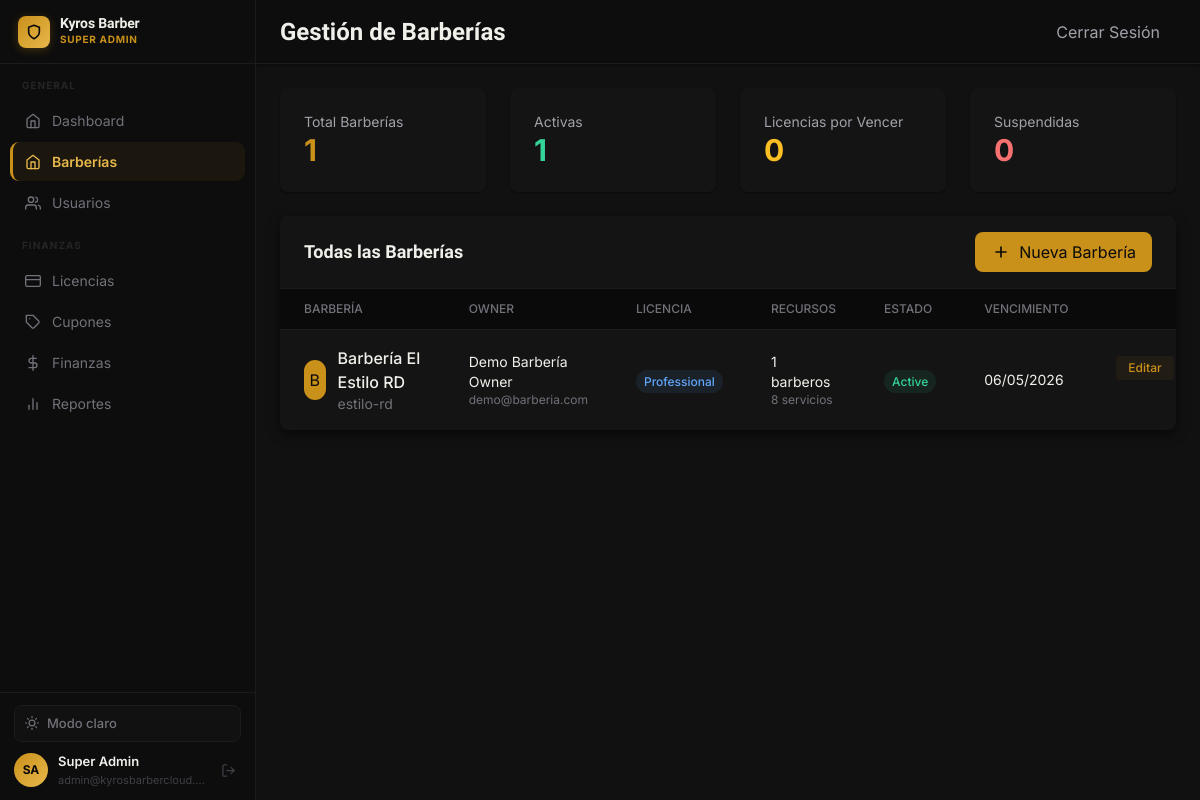
Before: /admin/barbershops.php (signed in) with the older database file.
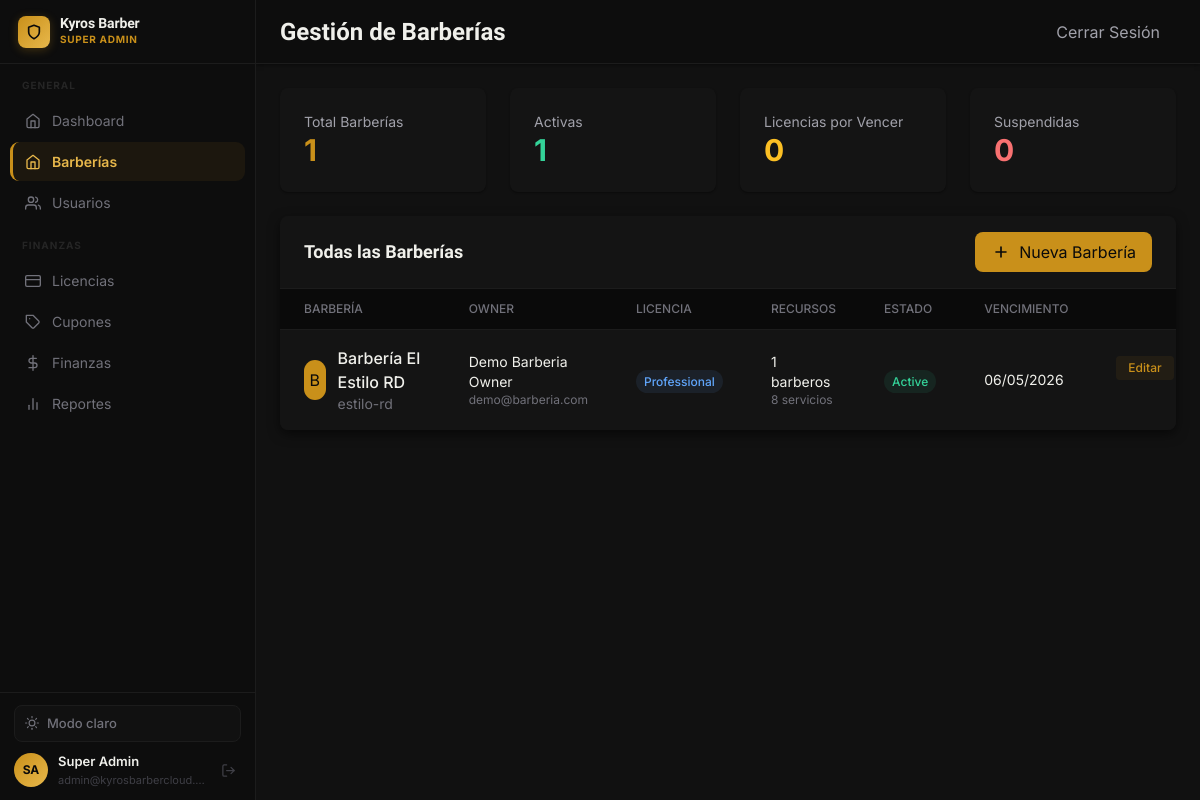
After: the same page with the newer database file.
### tables this page shows
CREATE TABLE barbershops (
    id INT AUTO_INCREMENT PRIMARY KEY,
    license_id INT NOT NULL,
    owner_id INT NOT NULL,
    business_name VARCHAR(255) NOT NULL,
    slug VARCHAR(255) UNIQUE NOT NULL,
    description TEXT,
    logo VARCHAR(255),
    cover_image VARCHAR(255),
    phone VARCHAR(20),
    email VARCHAR(255),
    address TEXT,
    city VARCHAR(100),
    province VARCHAR(100),
    country VARCHAR(100) DEFAULT 'República Dominicana',
    latitude DECIMAL(10, 8),
    longitude DECIMAL(11, 8),
    rnc VARCHAR(20),
    website VARCHAR(255),
    facebook VARCHAR(255),
    instagram VARCHAR(255),
    tiktok VARCHAR(255),
    whatsapp VARCHAR(20),
    theme_color VARCHAR(7) DEFAULT '#1e40af',
    allow_online_booking BOOLEAN DEFAULT TRUE,
    advance_booking_days INT DEFAULT 30,
    cancellation_hours INT DEFAULT 24,
    status ENUM('active', 'inactive', 'suspended') DEFAULT 'active',
    created_at TIMESTAMP DEFAULT CURRENT_TIMESTAMP,
    updated_at TIMESTAMP DEFAULT CURRENT_TIMESTAMP ON UPDATE CURRENT_TIMESTAMP,
    FOREIGN KEY (license_id) REFERENCES licenses(id) ON DELETE RESTRICT,
    FOREIGN KEY (owner_id) REFERENCES users(id) ON DELETE RESTRICT,
    INDEX idx_slug (slug),
    INDEX idx_status (status),
    INDEX idx_city (city)
);

CREATE TABLE users (
    id INT AUTO_INCREMENT PRIMARY KEY,
    email VARCHAR(255) UNIQUE NOT NULL,
    password VARCHAR(255) NOT NULL,
    full_name VARCHAR(255) NOT NULL,
    phone VARCHAR(20),
    role ENUM('superadmin', 'owner', 'barber', 'client') NOT NULL,
    status ENUM('active', 'inactive', 'suspended') DEFAULT 'active',
    avatar VARCHAR(255),
    created_at TIMESTAMP DEFAULT CURRENT_TIMESTAMP,
    updated_at TIMESTAMP DEFAULT CURRENT_TIMESTAMP ON UPDATE CURRENT_TIMESTAMP,
    last_login TIMESTAMP NULL,
    INDEX idx_email (email),
    INDEX idx_role (role),
    INDEX idx_status (status)
);

CREATE TABLE licenses (
    id INT AUTO_INCREMENT PRIMARY KEY,
    license_key VARCHAR(64) UNIQUE NOT NULL,
    type ENUM('basic', 'professional', 'enterprise') NOT NULL,
    status ENUM('trial', 'active', 'suspended', 'expired', 'cancelled') DEFAULT 'trial',
    price DECIMAL(10, 2) NOT NULL,
    billing_cycle ENUM('monthly', 'quarterly', 'yearly') DEFAULT 'monthly',
    trial_days INT DEFAULT 15,
    trial_start_date DATE NULL,
    trial_end_date DATE NULL,
    activated_at DATETIME NULL,
    max_locations_override INT NULL,
    start_date DATE NOT NULL,
    end_date DATE NOT NULL,
    auto_renew BOOLEAN DEFAULT TRUE,
    created_at TIMESTAMP DEFAULT CURRENT_TIMESTAMP,
    updated_at TIMESTAMP DEFAULT CURRENT_TIMESTAMP ON UPDATE CURRENT_TIMESTAMP,
    INDEX idx_license_key (license_key),
    INDEX idx_status (status),
    INDEX idx_end_date (end_date)
);

### core/Database.php (called while the page is built, shortened)
<?php
class Database {
    private static $instance = null;
    private $connection;
    private function __construct() {
        try {
            $dsn = "mysql:host=" . DB_HOST . ";dbname=" . DB_NAME . ";charset=" . DB_CHARSET;
            $options = [
                PDO::ATTR_ERRMODE => PDO::ERRMODE_EXCEPTION,
                PDO::ATTR_DEFAULT_FETCH_MODE => PDO::FETCH_ASSOC,
                PDO::ATTR_EMULATE_PREPARES => false,
            ];
            $this->connection = new PDO($dsn, DB_USER, DB_PASS, $options);
        } catch (PDOException $e) {
            if (ENVIRONMENT === 'development') {
                die("Error de conexión: " . $e->getMessage());
            } else {
                die("Error de conexión a la base de datos");
            }
        }
    }
    public static function getInstance() {
        if (self::$instance === null) {
            self::$instance = new self();
        }
        return self::$instance;
    }
    public function query($sql, $params = []) {
        try {
            $stmt = $this->connection->prepare($sql);
            $stmt->execute($params);
            return $stmt;
        } catch (PDOException $e) {
            error_log("Database Query Error: " . $e->getMessage());
            throw $e;
        }
    }
    public function fetchAll($sql, $params = []) {
        return $this->query($sql, $params)->fetchAll();
    }
}

### core/Helpers.php (called while the page is built, shortened)
<?php
function e($string) {
    return htmlspecialchars($string, ENT_QUOTES, 'UTF-8');
}
function formatDate($date, $format = 'd/m/Y') {
    return date($format, strtotime($date));
}

### admin/barbershops.php (the view, shortened to what the changed rows need)
<?php
require_once BASE_PATH . '/core/Database.php';
require_once BASE_PATH . '/core/Helpers.php';
$db = Database::getInstance();
$barbershops = $db->fetchAll("
    SELECT
        b.*,
        l.type as license_type,
        l.status as license_status,
        l.end_date as license_end_date,
        u.full_name as owner_name,
        u.email as owner_email,
        COUNT(DISTINCT br.id) as total_barbers,
        COUNT(DISTINCT s.id) as total_services
    FROM barbershops b
    LEFT JOIN licenses l ON b.license_id = l.id
    LEFT JOIN users u ON b.owner_id = u.id
    LEFT JOIN barbers br ON b.id = br.barbershop_id
    LEFT JOIN services s ON b.id = s.barbershop_id
    GROUP BY b.id
    ORDER BY b.created_at DESC
");
include BASE_PATH . '/includes/header.php';
?>
<div class="min-h-screen bg-gray-100" x-data="{ sidebarOpen: false }">
    <div class="lg:pl-64">
        <div class="sticky top-0 z-40 flex h-16 bg-white border-b border-gray-200 shadow-sm">
            <div class="flex items-center justify-between flex-1 px-4 sm:px-6">
                <h1 class="text-2xl font-bold text-gray-900">Gestión de Barberías</h1>
            </div>
        </div>
        <main class="p-6">
            <div class="grid grid-cols-1 md:grid-cols-4 gap-6 mb-6">
                <div class="bg-white rounded-lg shadow p-6">
                    <p class="text-sm text-gray-600">Activas</p>
                    <p class="text-3xl font-bold text-green-600">
                        <?php echo count(array_filter($barbershops, fn($b) => $b['status'] === 'active')); ?>
                    </p>
                </div>
                <div class="bg-white rounded-lg shadow p-6">
                    <p class="text-sm text-gray-600">Licencias por Vencer</p>
                    <p class="text-3xl font-bold text-yellow-600">
                        <?php
                        $expiring = array_filter($barbershops, function($b) {
                            return $b['license_end_date'] && strtotime($b['license_end_date']) < strtotime('+7 days');
                        });
                        echo count($expiring);
                        ?>
                    </p>
                </div>
                <div class="bg-white rounded-lg shadow p-6">
                    <p class="text-sm text-gray-600">Suspendidas</p>
                    <p class="text-3xl font-bold text-red-600">
                        <?php echo count(array_filter($barbershops, fn($b) => $b['status'] === 'suspended')); ?>
                    </p>
                </div>
            </div>
            <div class="bg-white rounded-lg shadow-md overflow-hidden">
                <div class="px-6 py-4 border-b border-gray-200 flex justify-between items-center">
                    <h2 class="text-lg font-semibold text-gray-900">Todas las Barberías</h2>
                </div>
                <div class="overflow-x-auto">
                    <table class="min-w-full divide-y divide-gray-200">
                        <thead class="bg-gray-50">
                            <tr>
                                <th class="px-6 py-3 text-left text-xs font-medium text-gray-500 uppercase">Barbería</th>
                                <th class="px-6 py-3 text-left text-xs font-medium text-gray-500 uppercase">Owner</th>
                                <th class="px-6 py-3 text-left text-xs font-medium text-gray-500 uppercase">Licencia</th>
                                <th class="px-6 py-3 text-left text-xs font-medium text-gray-500 uppercase">Recursos</th>
                                <th class="px-6 py-3 text-left text-xs font-medium text-gray-500 uppercase">Estado</th>
                                <th class="px-6 py-3 text-left text-xs font-medium text-gray-500 uppercase">Vencimiento</th>
                                <th class="px-6 py-3 text-right text-xs font-medium text-gray-500 uppercase">Acciones</th>
                            </tr>
                        </thead>
                        <tbody class="bg-white divide-y divide-gray-200">
                            <?php foreach ($barbershops as $shop): ?>
                            <tr class="hover:bg-gray-50">
                                <td class="px-6 py-4">
                                    <div class="flex items-center">
                                        <?php if ($shop['logo']): ?>
                                        <img src="<?php echo asset($shop['logo']); ?>" class="w-10 h-10 rounded-full mr-3" alt="Logo">
                                        <?php else: ?>
                                        <div class="w-10 h-10 rounded-full bg-indigo-600 text-white flex items-center justify-center mr-3">
                                            <?php echo substr($shop['business_name'], 0, 1); ?>
                                        </div>
                                        <?php endif; ?>
                                        <div>
                                            <p class="font-medium text-gray-900"><?php echo e($shop['business_name']); ?></p>
                                            <p class="text-sm text-gray-500"><?php echo e($shop['slug']); ?></p>
                                        </div>
                                    </div>
                                </td>
                                <td class="px-6 py-4">
                                    <p class="text-sm text-gray-900"><?php echo e($shop['owner_name']); ?></p>
                                    <p class="text-xs text-gray-500"><?php echo e($shop['owner_email']); ?></p>
                                </td>
                                <td class="px-6 py-4">
                                    <span class="px-2 py-1 text-xs font-medium rounded-full
                                        <?php
                                            echo $shop['license_type'] === 'enterprise' ? 'bg-purple-100 text-purple-800' :
                                                ($shop['license_type'] === 'professional' ? 'bg-blue-100 text-blue-800' :
                                                'bg-gray-100 text-gray-800');
                                        ?>">
                                        <?php echo ucfirst($shop['license_type']); ?>
                                    </span>
                                </td>
                                <td class="px-6 py-4">
                                    <div class="text-sm text-gray-900"><?php echo $shop['total_barbers']; ?> barberos</div>
                                    <div class="text-xs text-gray-500"><?php echo $shop['total_services']; ?> servicios</div>
                                </td>
                                <td class="px-6 py-4">
                                    <span class="px-2 py-1 text-xs font-medium rounded-full
                                        <?php echo $shop['status'] === 'active' ? 'bg-green-100 text-green-800' : 'bg-red-100 text-red-800'; ?>">
                                        <?php echo ucfirst($shop['status']); ?>
                                    </span>
                                </td>
                                <td class="px-6 py-4">
                                    <?php if ($shop['license_end_date']): ?>
                                    <p class="text-sm text-gray-900"><?php echo formatDate($shop['license_end_date']); ?></p>
                                    <?php endif; ?>
                                </td>
                                <td class="px-6 py-4 text-right text-sm font-medium">
                                    <div class="flex justify-end gap-2">
                                        <a href="edit-barbershop.php?id=<?php echo $shop['id']; ?>" class="px-3 py-1 bg-indigo-50 text-indigo-600 rounded hover:bg-indigo-100 text-xs font-medium">
                                            Editar
                                        </a>
                                    </div>
                                    <div class="flex justify-end gap-2 mt-2">
                                    </div>
                                </td>
                            </tr>
                            <?php endforeach; ?>
                        </tbody>
                    </table>
                </div>
            </div>
        </main>
    </div>
</div>
<?php include BASE_PATH . '/includes/footer.php'; ?>

Changed rows visible on the page:
changed through a linked row, barbershops "Barbería El Estilo RD": owner.full_name "Demo Barbería Owner" → "Demo Barberia Owner"
